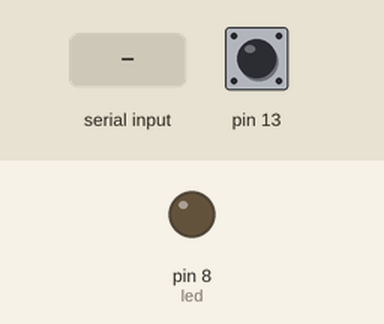
Simulated run of this sketch. Board: Arduino Mega 2560, built with avr-gcc and run on an emulated ATmega2560. Shown: output pins drawn as LEDs (lit = HIGH). Inputs (shaded band) come from the test bench; at power-on: pin 13 HIGH.

Above: at 1.2 s.
1.3 s: "1\n" received over the second serial link
At 3.1 s:
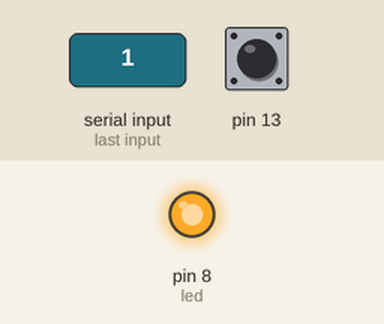
Timing chart, 0 to 6.6 s (numbered marks = the images above; inputs shaded):
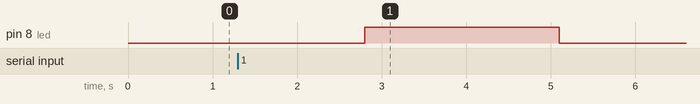

Measured:
- after the input at 1.3 s, pin 8 (led): LOW → HIGH after 1.5 s, → LOW 2.3 s later

The sketch:

sketch_aug12a.ino
```cpp
int state;
int led = 8;

void setup() {
  Serial1.begin(9600);
  pinMode(led, OUTPUT);

    pinMode(13, INPUT_PULLUP);
}

void loop() {
  state=Serial1.read();
  Serial.print(state);
  Serial.print("\n");
  delay(200);

  if(state == '1'){
     digitalWrite(led, HIGH);
        delay(1000);
    }
    else
  digitalWrite(led, LOW);
  delay(100);

    if(digitalRead(13) == LOW) { //Jeśli przycisk jest wciś
     Serial.println("A1: 0"); //Wysyłanie
     _delay_ms(1000);
  }
  else{
     Serial.println("A1: 1"); //Wysyłanie
     _delay_ms(1000);
  }

/***********************************************************************/

}
```
